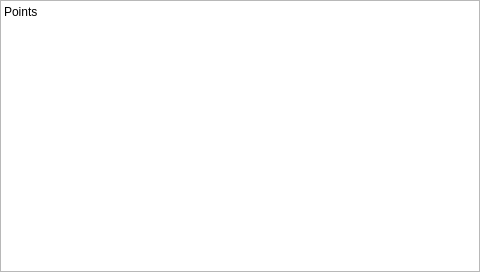
<?xml version="1.0" encoding="UTF-8"?>
<ui version="4.0">
 <class>Widget</class>
 <widget class="QWidget" name="Widget">
  <property name="geometry">
   <rect>
    <x>0</x>
    <y>0</y>
    <width>480</width>
    <height>272</height>
   </rect>
  </property>
  <property name="maximumSize">
   <size>
    <width>480</width>
    <height>272</height>
   </size>
  </property>
  <property name="windowTitle">
   <string>Widget</string>
  </property>
  <widget class="QGraphicsView" name="graphicsView">
   <property name="geometry">
    <rect>
     <x>0</x>
     <y>0</y>
     <width>480</width>
     <height>272</height>
    </rect>
   </property>
   <property name="maximumSize">
    <size>
     <width>480</width>
     <height>272</height>
    </size>
   </property>
  </widget>
  <widget class="QLabel" name="pointsDisp">
   <property name="geometry">
    <rect>
     <x>4</x>
     <y>4</y>
     <width>62</width>
     <height>16</height>
    </rect>
   </property>
   <property name="text">
    <string>Points</string>
   </property>
  </widget>
 </widget>
 <resources/>
 <connections/>
</ui>
